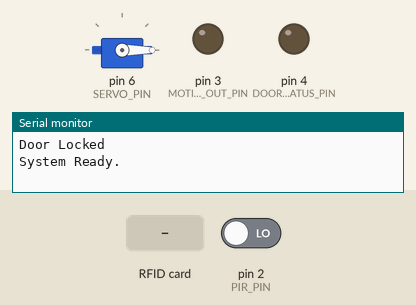
The sketch below on a simulated Arduino Uno, built with avr-gcc and run on an emulated ATmega328P. Parts: servo, output pins drawn as LEDs (lit = HIGH), the last lines printed to the serial monitor. The inputs (shaded band) are chosen by the test bench; at power-on: pin 2 (PIR_PIN) LOW. Pins used as bus, display or sensor lines are not drawn.

Above: at 1.2 s.
1.3 s: RFID card 4C 93 31 03 held to the reader
At 2.1 s:
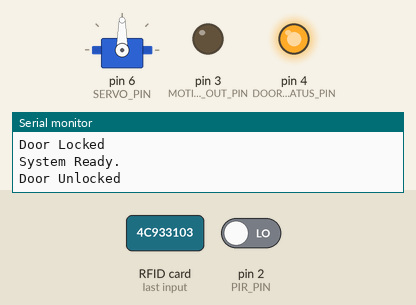
2.8 s: pin 2 (PIR_PIN) driven HIGH
At 3.4 s:
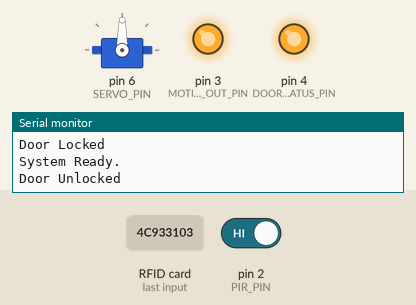
4.3 s: pin 2 (PIR_PIN) driven LOW
At 4.6 s:
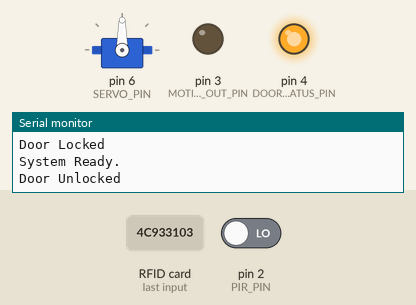
7.3 s: pin 2 (PIR_PIN) driven HIGH
At 8.4 s:
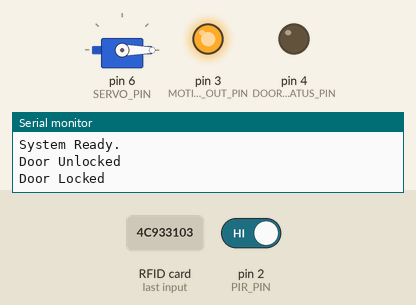
8.8 s: RFID card 0B 49 C0 01 held to the reader
At 9.7 s:
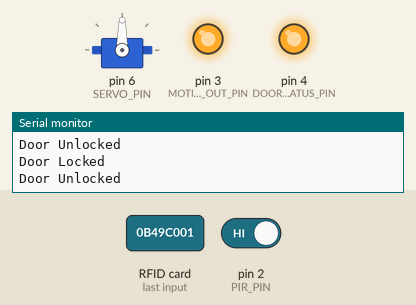
Timing chart, 0 to 15.3 s (numbered marks = the images above; inputs shaded):
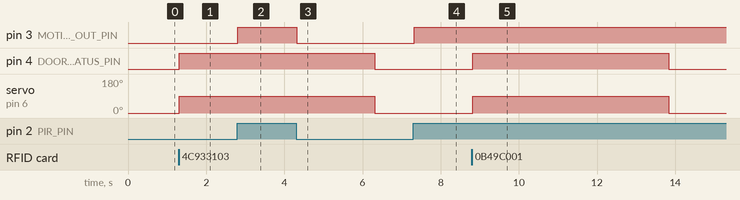

Measured:
- after the input at 1.3 s, pin 4 (DOOR_STATUS_PIN): LOW → HIGH at once; servo on pin 6 (SERVO_PIN): 0° → 90° at once
- after the input at 2.8 s, pin 3 (MOTION_OUT_PIN): LOW → HIGH at once
- after the input at 4.3 s, pin 3 (MOTION_OUT_PIN): HIGH → LOW at once
- after the input at 7.3 s, pin 3 (MOTION_OUT_PIN): LOW → HIGH at once
- after the input at 8.8 s, pin 4 (DOOR_STATUS_PIN): LOW → HIGH at once, → LOW 5.0 s later; servo on pin 6 (SERVO_PIN): 0° → 90° at once, → 0° 5.0 s later

The sketch:

offlinemodule.ino
```cpp
#include <SPI.h>
#include <MFRC522.h>
#include <Servo.h>

#define SS_PIN 10
#define RST_PIN 9
#define SERVO_PIN 6
#define PIR_PIN 2
#define MOTION_OUT_PIN 3
#define DOOR_STATUS_PIN 4

MFRC522 mfrc522(SS_PIN, RST_PIN);
Servo doorServo;

// Authorized UIDs
byte authorizedUID1[] = {0x4C, 0x93, 0x31, 0x03};
byte authorizedUID2[] = {0x0B, 0x49, 0xC0, 0x01};

bool doorUnlocked = false;
unsigned long unlockTime = 0;
const unsigned long unlockDuration = 5000; // 5 seconds

void setup() {
  Serial.begin(9600);
  SPI.begin();
  mfrc522.PCD_Init();

  doorServo.attach(SERVO_PIN);
  lockDoor(); // Start locked

  pinMode(PIR_PIN, INPUT);
  pinMode(MOTION_OUT_PIN, OUTPUT);
  pinMode(DOOR_STATUS_PIN, OUTPUT);

  digitalWrite(MOTION_OUT_PIN, LOW);
  digitalWrite(DOOR_STATUS_PIN, LOW);

  Serial.println("System Ready.");
}

void loop() {
  handlePIRSensor();
  handleRFID();
  handleDoorTimeout();
}

void handlePIRSensor() {
  if (digitalRead(PIR_PIN) == HIGH) {
    digitalWrite(MOTION_OUT_PIN, HIGH);
  } else {
    digitalWrite(MOTION_OUT_PIN, LOW);
  }
}

void handleRFID() {
  if (!mfrc522.PICC_IsNewCardPresent() || !mfrc522.PICC_ReadCardSerial())
    return;

  if (isAuthorized(mfrc522.uid.uidByte)) {
    unlockDoor();
  }

  mfrc522.PICC_HaltA();
}

bool isAuthorized(byte *uid) {
  return compareUID(uid, authorizedUID1) || compareUID(uid, authorizedUID2);
}

bool compareUID(byte *uid, byte *authorized) {
  for (byte i = 0; i < 4; i++) {
    if (uid[i] != authorized[i]) return false;
  }
  return true;
}

void unlockDoor() {
  doorServo.write(90); // Unlocked position
  digitalWrite(DOOR_STATUS_PIN, HIGH);
  doorUnlocked = true;
  unlockTime = millis();
  Serial.println("Door Unlocked");
}

void lockDoor() {
  doorServo.write(0); // Locked position
  digitalWrite(DOOR_STATUS_PIN, LOW);
  doorUnlocked = false;
  Serial.println("Door Locked");
}

void handleDoorTimeout() {
  if (doorUnlocked && (millis() - unlockTime >= unlockDuration)) {
    lockDoor();
  }
}
```
